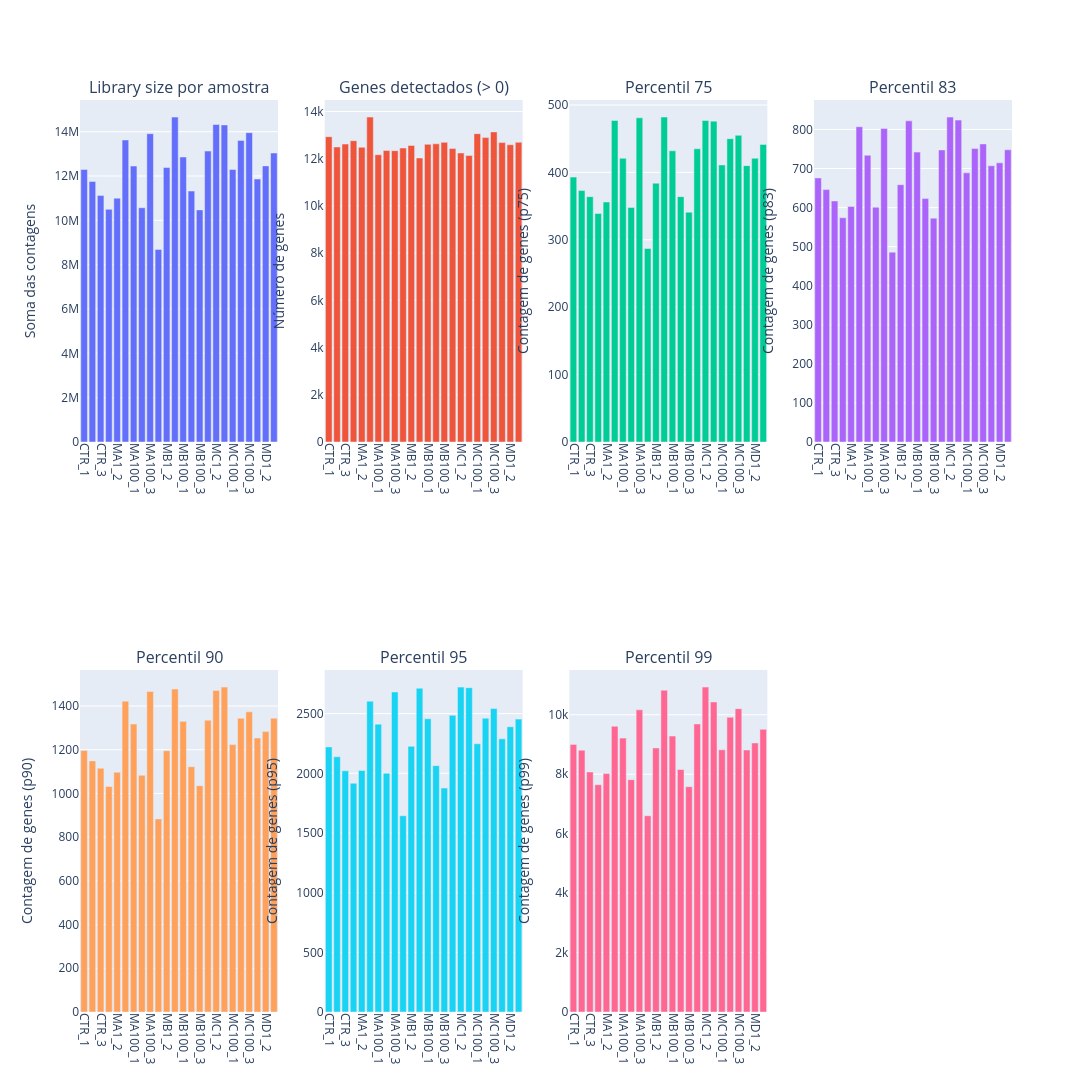

The notebook cell this image was saved under:
### Code cell
fig = make_subplots(
    rows=2, cols=4,
    subplot_titles=(
        "Library size por amostra", "Genes detectados (> 0)",
        "Percentil 75", "Percentil 83",
        "Percentil 90", "Percentil 95", "Percentil 99"
    )
)

metricas = [
    ("library_size", "Soma das contagens", 1, 1),
    ("detected_genes_gt0", "Número de genes", 1, 2),
    ("p75", "Contagem de genes (p75)", 1, 3),
    ("p83", "Contagem de genes (p83)", 1, 4),
    ("p90", "Contagem de genes (p90)", 2, 1),
    ("p95", "Contagem de genes (p95)", 2, 2),
    ("p99", "Contagem de genes (p99)", 2, 3)
]

for coluna, eixo_y, linha, col in metricas:
    fig.add_trace(
        go.Bar(x=qc_metrics["sample_id"], y=qc_metrics[coluna], showlegend=False),
        row=linha, col=col
    )
    fig.update_yaxes(title_text=eixo_y, row=linha, col=col)

fig.update_layout(height=1200, width=1400)
fig.update_xaxes(tickangle=90)

fig.show()

### Figure 1 — Plotly figure (JSON) as saved in the notebook; plotly's stock layout.template omitted (floating-point values rounded to 4 significant figures)
{"data": [{"showlegend": false, "type": "bar", "x": ["CTR_1", "CTR_2", "CTR_3", "MA1_1", "MA1_2", "MA1_3", "MA100_1", "MA100_2", "MA100_3", "MB1_1", "MB1_2", "MB1_3", "MB100_1", "MB100_2", "MB100_3", "MC1_1", "MC1_2", "MC1_3", "MC100_1", "MC100_2", "MC100_3", "MD1_1", "MD1_2", "MD1_3"], "xaxis": "x", "y": [12294780, 11753669, 11119923, 10497166, 11003511, 13627165, 12451358, 10569761, 13910517, 8690949, 12384390, 14659621, 12859444, 11322851, 10472697, 13127157, 14326591, 14306875, 12294253, 13608360, 13957620, 11864876, 12458266, 13038705], "yaxis": "y"}, {"showlegend": false, "type": "bar", "x": ["CTR_1", "CTR_2", "CTR_3", "MA1_1", "MA1_2", "MA1_3", "MA100_1", "MA100_2", "MA100_3", "MB1_1", "MB1_2", "MB1_3", "MB100_1", "MB100_2", "MB100_3", "MC1_1", "MC1_2", "MC1_3", "MC100_1", "MC100_2", "MC100_3", "MD1_1", "MD1_2", "MD1_3"], "xaxis": "x2", "y": [12930, 12496, 12617, 12760, 12484, 13760, 12167, 12347, 12339, 12451, 12558, 12031, 12609, 12629, 12690, 12429, 12241, 12132, 13058, 12892, 13134, 12680, 12590, 12695], "yaxis": "y2"}, {"showlegend": false, "type": "bar", "x": ["CTR_1", "CTR_2", "CTR_3", "MA1_1", "MA1_2", "MA1_3", "MA100_1", "MA100_2", "MA100_3", "MB1_1", "MB1_2", "MB1_3", "MB100_1", "MB100_2", "MB100_3", "MC1_1", "MC1_2", "MC1_3", "MC100_1", "MC100_2", "MC100_3", "MD1_1", "MD1_2", "MD1_3"], "xaxis": "x3", "y": [393.0, 373.0, 364.0, 339.0, 356.0, 477.0, 421.0, 348.0, 481.0, 287.0, 384.0, 482.0, 432.0, 364.0, 341.0, 435.0, 477.0, 476.0, 411.0, 450.0, 455.0, 410.0, 421.0, 441.5], "yaxis": "y3"}, {"showlegend": false, "type": "bar", "x": ["CTR_1", "CTR_2", "CTR_3", "MA1_1", "MA1_2", "MA1_3", "MA100_1", "MA100_2", "MA100_3", "MB1_1", "MB1_2", "MB1_3", "MB100_1", "MB100_2", "MB100_3", "MC1_1", "MC1_2", "MC1_3", "MC100_1", "MC100_2", "MC100_3", "MD1_1", "MD1_2", "MD1_3"], "xaxis": "x4", "y": [676.0, 646.0, 617.0, 574.0, 603.0, 807.0, 734.0, 601.0, 802.6, 486.0, 658.6, 822.0, 742.0, 623.0, 573.0, 747.6, 831.6, 824.0, 689.0, 751.0, 763.0, 707.0, 714.6, 748.0], "yaxis": "y4"}, {"showlegend": false, "type": "bar", "x": ["CTR_1", "CTR_2", "CTR_3", "MA1_1", "MA1_2", "MA1_3", "MA100_1", "MA100_2", "MA100_3", "MB1_1", "MB1_2", "MB1_3", "MB100_1", "MB100_2", "MB100_3", "MC1_1", "MC1_2", "MC1_3", "MC100_1", "MC100_2", "MC100_3", "MD1_1", "MD1_2", "MD1_3"], "xaxis": "x5", "y": [1197.0, 1149.0, 1116.0, 1032.0, 1097.0, 1422.0, 1318.0, 1083.0, 1467.0, 883.6, 1196.0, 1478.0, 1330.0, 1123.0, 1036.0, 1335.0, 1472.0, 1487.0, 1224.0, 1344.0, 1374.0, 1254.0, 1283.0, 1345.0], "yaxis": "y5"}, {"showlegend": false, "type": "bar", "x": ["CTR_1", "CTR_2", "CTR_3", "MA1_1", "MA1_2", "MA1_3", "MA100_1", "MA100_2", "MA100_3", "MB1_1", "MB1_2", "MB1_3", "MB100_1", "MB100_2", "MB100_3", "MC1_1", "MC1_2", "MC1_3", "MC100_1", "MC100_2", "MC100_3", "MD1_1", "MD1_2", "MD1_3"], "xaxis": "x6", "y": [2221.0, 2138.0, 2021.0, 1917.0, 2023.0, 2605.0, 2412.0, 2001.0, 2681.0, 1644.0, 2226.0, 2713.0, 2457.0, 2064.0, 1876.0, 2486.0, 2722.0, 2718.0, 2247.0, 2462.0, 2542.0, 2289.0, 2390.0, 2454.0], "yaxis": "y6"}, {"showlegend": false, "type": "bar", "x": ["CTR_1", "CTR_2", "CTR_3", "MA1_1", "MA1_2", "MA1_3", "MA100_1", "MA100_2", "MA100_3", "MB1_1", "MB1_2", "MB1_3", "MB100_1", "MB100_2", "MB100_3", "MC1_1", "MC1_2", "MC1_3", "MC100_1", "MC100_2", "MC100_3", "MD1_1", "MD1_2", "MD1_3"], "xaxis": "x7", "y": [9004.0, 8809.0, 8077.0, 7648.0, 8021.0, 9615.0, 9215.0, 7818.0, 10170.0, 6604.0, 8883.0, 10830.0, 9285.0, 8159.0, 7581.0, 9692.0, 10930.0, 10430.0, 8824.0, 9916.0, 10210.0, 8814.0, 9052.0, 9510.0], "yaxis": "y7"}], "layout": {"annotations": [{"font": {"size": 16}, "showarrow": false, "text": "Library size por amostra", "x": 0.1062, "xanchor": "center", "xref": "paper", "y": 1, "yanchor": "bottom", "yref": "paper"}, {"font": {"size": 16}, "showarrow": false, "text": "Genes detectados (> 0)", "x": 0.3688, "xanchor": "center", "xref": "paper", "y": 1, "yanchor": "bottom", "yref": "paper"}, {"font": {"size": 16}, "showarrow": false, "text": "Percentil 75", "x": 0.6313, "xanchor": "center", "xref": "paper", "y": 1, "yanchor": "bottom", "yref": "paper"}, {"font": {"size": 16}, "showarrow": false, "text": "Percentil 83", "x": 0.8938, "xanchor": "center", "xref": "paper", "y": 1, "yanchor": "bottom", "yref": "paper"}, {"font": {"size": 16}, "showarrow": false, "text": "Percentil 90", "x": 0.1062, "xanchor": "center", "xref": "paper", "y": 0.375, "yanchor": "bottom", "yref": "paper"}, {"font": {"size": 16}, "showarrow": false, "text": "Percentil 95", "x": 0.3688, "xanchor": "center", "xref": "paper", "y": 0.375, "yanchor": "bottom", "yref": "paper"}, {"font": {"size": 16}, "showarrow": false, "text": "Percentil 99", "x": 0.6313, "xanchor": "center", "xref": "paper", "y": 0.375, "yanchor": "bottom", "yref": "paper"}], "height": 1200, "width": 1400, "xaxis": {"anchor": "y", "domain": [0, 0.2125], "tickangle": 90}, "xaxis2": {"anchor": "y2", "domain": [0.2625, 0.475], "tickangle": 90}, "xaxis3": {"anchor": "y3", "domain": [0.525, 0.7375], "tickangle": 90}, "xaxis4": {"anchor": "y4", "domain": [0.7875, 1], "tickangle": 90}, "xaxis5": {"anchor": "y5", "domain": [0, 0.2125], "tickangle": 90}, "xaxis6": {"anchor": "y6", "domain": [0.2625, 0.475], "tickangle": 90}, "xaxis7": {"anchor": "y7", "domain": [0.525, 0.7375], "tickangle": 90}, "xaxis8": {"anchor": "y8", "domain": [0.7875, 1], "tickangle": 90}, "yaxis": {"anchor": "x", "domain": [0.625, 1], "title": {"text": "Soma das contagens"}}, "yaxis2": {"anchor": "x2", "domain": [0.625, 1], "title": {"text": "Número de genes"}}, "yaxis3": {"anchor": "x3", "domain": [0.625, 1], "title": {"text": "Contagem de genes (p75)"}}, "yaxis4": {"anchor": "x4", "domain": [0.625, 1], "title": {"text": "Contagem de genes (p83)"}}, "yaxis5": {"anchor": "x5", "domain": [0, 0.375], "title": {"text": "Contagem de genes (p90)"}}, "yaxis6": {"anchor": "x6", "domain": [0, 0.375], "title": {"text": "Contagem de genes (p95)"}}, "yaxis7": {"anchor": "x7", "domain": [0, 0.375], "title": {"text": "Contagem de genes (p99)"}}, "yaxis8": {"anchor": "x8", "domain": [0, 0.375]}}}
